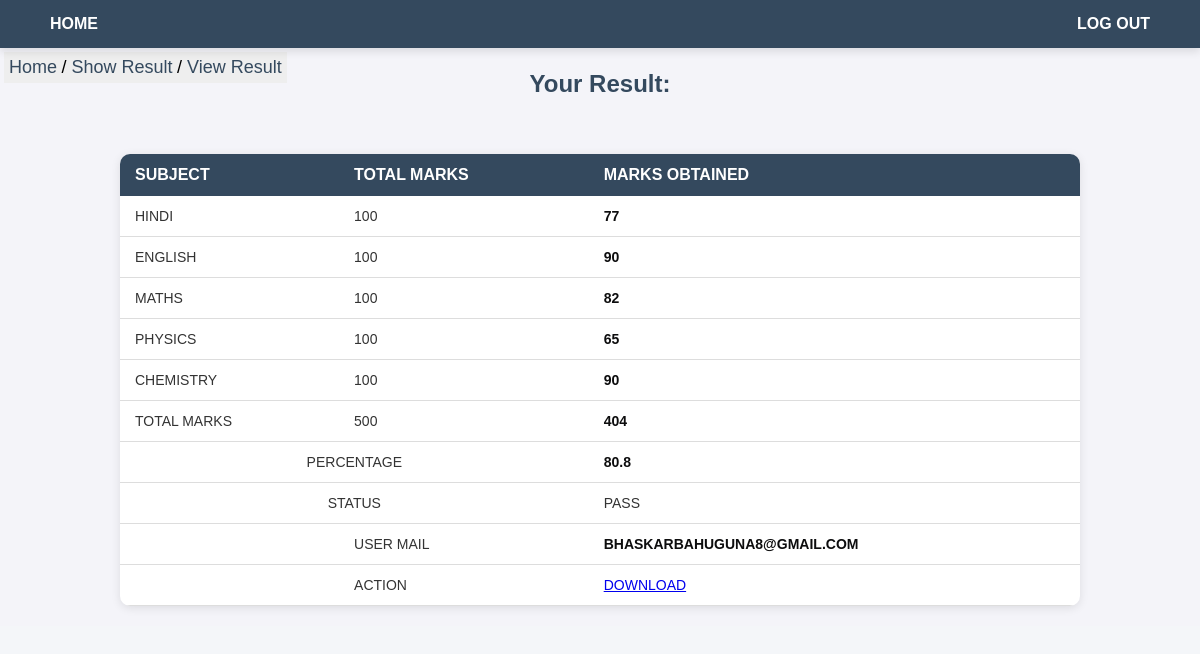
The page /src/view/viewresult.php?user_id=2 (signed in) on the database its author committed.
### tables this page shows
CREATE TABLE `user_result` (
  `id` int NOT NULL,
  `user_id` int NOT NULL,
  `hindi` int NOT NULL,
  `english` int NOT NULL,
  `maths` int NOT NULL,
  `physics` int NOT NULL,
  `chemistry` int NOT NULL
);

CREATE TABLE `user` (
  `user_id` int NOT NULL,
  `fname` varchar(50) NOT NULL,
  `lname` varchar(50) DEFAULT NULL,
  `mail` varchar(50) NOT NULL,
  `phone_no` varchar(10) NOT NULL,
  `password` varchar(10) NOT NULL,
  `admin` int NOT NULL DEFAULT '0'
);

### src/controller/user_controller.php (called while the page is built, shortened)
<?php
require ("/var/www/html/result-management/src/view/connection.php");
require "/var/www/html/result-management/src/model/user_result.php";
class UserController{
    private $connection;
    function __construct(){
        $mysqlconnection= new MysqlConnection();
        $this->connection = $mysqlconnection->get_connection();
    }
    function get_user_by_id($user_id){
        $sql = "SELECT * FROM user WHERE user_id = $user_id";
        $result = $this->connection->query($sql);
        if ($result->num_rows > 0) {
            while ($row = $result->fetch_assoc()) {
                $user_id = $row['user_id'];
                $fname = $row['fname'];
                $lname = $row['lname'];
                $email = $row['mail'];
                $phone_no = $row['phone_no'];
                $pass = $row['password'];
                $admin = $row['admin'];
                $user = new User($user_id, $fname, $lname, $email, $phone_no, $pass, $admin);
                return $user;
            }
        }
        return false;
    }
    function get_user_result_by_user_id($user_id){
        $result_query = "SELECT * FROM user_result WHERE user_id = $user_id";
        $result= $this-> connection->query($result_query);
       if( $result-> num_rows >0){
        while ($row = $result->fetch_assoc()) {
            $id = $row['id'];
            $user_id= $row['user_id'];
            $hindi = $row['hindi'];
            $english = $row['english'];
            $maths = $row['maths'];
            $physics = $row['physics'];
            $chemistry = $row['chemistry'];
         $user_result= new UserResult($id , $this->get_user_by_id($user_id));
          $user_result->addSubject(new subject("hindi",$hindi));
          $user_result->addSubject(new subject("english",$english));
          $user_result->addSubject(new subject("maths",$maths));
          $user_result->addSubject(new subject("physics",$physics));
          $user_result->addSubject(new subject("chemistry",$chemistry));
return $user_result;
       }
    }
    else{
        return false;
    }
}
}
?>

### src/view/connection.php (called while the page is built, shortened)
<?php
class MysqlConnection{
    private $conn ;
   function __construct (){
    $this->conn = new mysqli("localhost", "amit", "amit", "result_management");
   }
function get_connection(){
    return $this->conn ;
}
}
?>

### src/model/subjects.php (called while the page is built, shortened)
<?php
class Subject{
    private $subject_name;
    private $subject_marks;
    function __construct($subject_name,$subject_marks){
        $this->subject_name = $subject_name;
        $this->subject_marks = $subject_marks;
    }
        function get_subject_name(){
            return $this-> subject_name;
        }
        function get_subject_marks(){
            return $this-> subject_marks;
        }
}
?>

### src/model/user_result.php (called while the page is built, shortened)
<?php
require "/var/www/html/result-management/src/model/user.php";
require "/var/www/html/result-management/src/model/subjects.php";
class UserResult {
    private User $user;
    private array $subjects=[];
function __construct( $id,$user){
    $this->user = $user;
}
function get_user(){
    return $this -> user;
}
public function addSubject(Subject $subject) {
    $this->subjects[$subject->get_subject_name()] = $subject;
}
public function getSubjectMark(string $subjectName): float {
    return $this->subjects[$subjectName]->get_subject_marks();
}
public function resultStatus(){
    $fail = false;
    $fail_sub_marks = 0;
    $total_fail_sub = 0;
    $subjects = ['hindi', 'english', 'maths', 'physics', 'chemistry'];
    $result_status = "";
    if ($fail) {
        if ($total_fail_sub == 1 && $fail_sub_marks >= 25) {
            $result_status = "PASS WITH GRACE";
        } else {
            $result_status = "FAIL";
        }
    } else {
        $result_status = "PASS";
    }
    return $result_status;
}
public function getTotalMarks(){
        return $this ->getSubjectMark("hindi")+  $this->getSubjectMark("english")+  $this->getSubjectMark("maths") +  $this->getSubjectMark("physics")+ $this->getSubjectMark("chemistry");
    }
    public function getPercentage(){
        return ($this->getTotalMarks() / 500) * 100;
    }
}

### src/model/user.php (called while the page is built, shortened)
<?php
class User {
private $user_id;
private $email;
function __construct($user_id, $first_name,$last_name,$email,$phone_no,$password,$admin){
    $this->user_id = $user_id;
    $this ->email = $email;
}
function get_user_id(){
    return $this -> user_id;
}
function get_email(){
    return $this->email;
}
}

### src/view/userresult.php (the view, shortened to what this page needs)
<?php
function showresult($user_id ){
    $controller= new UserController();
    $user_result = $controller->get_user_result_by_user_id($user_id);
    if ($user_result){
       $user_id= $user_result->get_user()->get_user_id();
       $email = $user_result->get_user()->get_email();
       $hindi = $user_result->getSubjectMark("hindi");
       $english = $user_result->getSubjectMark("english");
       $maths = $user_result->getSubjectMark("maths");
       $physics = $user_result->getSubjectMark("physics");
       $chemistry = $user_result->getSubjectMark("chemistry");
        echo "<h2>Your Result:</h2>";
?>
           <table>
        <tr>
            <th>SUBJECT</th>
            <th>TOTAL MARKS</th>
            <th> MARKS OBTAINED</th>
        </tr>
        <tr>
<td>Hindi</td>
<td>100</td>
<td><b><?php
 echo $hindi ;
?></b><br></td>
</tr>
<tr>
    <td>English</td>
    <td>100</td>
    <td><b><?php
echo $english;
?><br></td>
</tr>
<tr>
    <td>Maths</td>
    <td>100</td>
    <td><b><?php
echo $maths;
?></b><br></td>
</tr>
<tr>
    <td>Physics</td>
    <td>100</td>
    <td><b><?php
echo $physics;
?></b><br></td>
</tr>
<tr>
    <td>Chemistry</td>
    <td>100</td>
    <td> <b><?php
echo $chemistry;
?><br></td>
</tr><br><br>
<tr>
<td>TOTAL MARKS</td>
<td>500</td>
<td> <b><?php
$total= $user_result->getTotalMarks();
echo $total;
 ?></b></td>
<tr>
    <td id="per" colspan="2">PERCENTAGE</td>
    <td><b>
<?php
     $percent = $user_result->getPercentage();
     echo $percent;
    ?>
</td>
</tr>
<tr>
<td id="per" colspan="2">STATUS</td>
    <td>
<?php
  $result_status= $user_result->resultStatus();
  echo $result_status;
?>
</td>
</tr>
<tr>
<td></td>
<td>USER MAIL</td>
<td><b><?php
      echo $email;
?></b><br></td>
</tr>
<tr>
<td></td>
<td>ACTION</td>
<td><b></b>
<?php
if (isset($_SESSION['admin'])){
    $admin=$_SESSION['admin'];
    if($admin!=1) {?>
     <a href='view/save_excel.php?user_id=<?=$user_id?>'>Download</a>;
 <?php   }
  else {?>
    <a href='save_excel.php?user_id=<?=$user_id?>'>Download</a>
 <?php }
}?>
</b><br></td>
</tr>
                        </tr>
                    </table>
                </div>
<?php
    } else {
        echo "<p>No results available for this user.</p>";
    }
}?>

### src/assets/css/header.css (style rules this page uses)
* { margin: 0; padding: 0; box-sizing: border-box; }
body { font-family: 'Poppins', sans-serif; background-color: #f4f6f9; }

### src/assets/css/manageresult.css (style rules this page uses)
table { width: 80%; margin: 20px auto; border-collapse: collapse; background-color: #fff; box-shadow: 0 2px 10px rgba(0, 0, 0, 0.1); border-radius: 10px; overflow: hidden; }
table th { background-color: #34495e; color: white; padding: 12px 15px; text-align: left; font-weight: bold; font-size: 16px; }
table td { padding: 12px 15px; border-bottom: 1px solid #ddd; font-size: 14px; color: #333; }
table td b { color: #0d0d0e; }
table td[colspan] { text-align: center; }
td { text-transform: uppercase; }
h2 { text-align: center; color: #34495e; font-size: 24px; margin-top: 70px; margin-bottom: 0px; }

### rows shown on the page
user_result: hindi "77", english "90", maths "82", physics "65", chemistry "90", total "404", percent "80.8"
user: mail "BHASKARBAHUGUNA8@GMAIL.COM"

### other values the page prints
$result_status "PASS"
